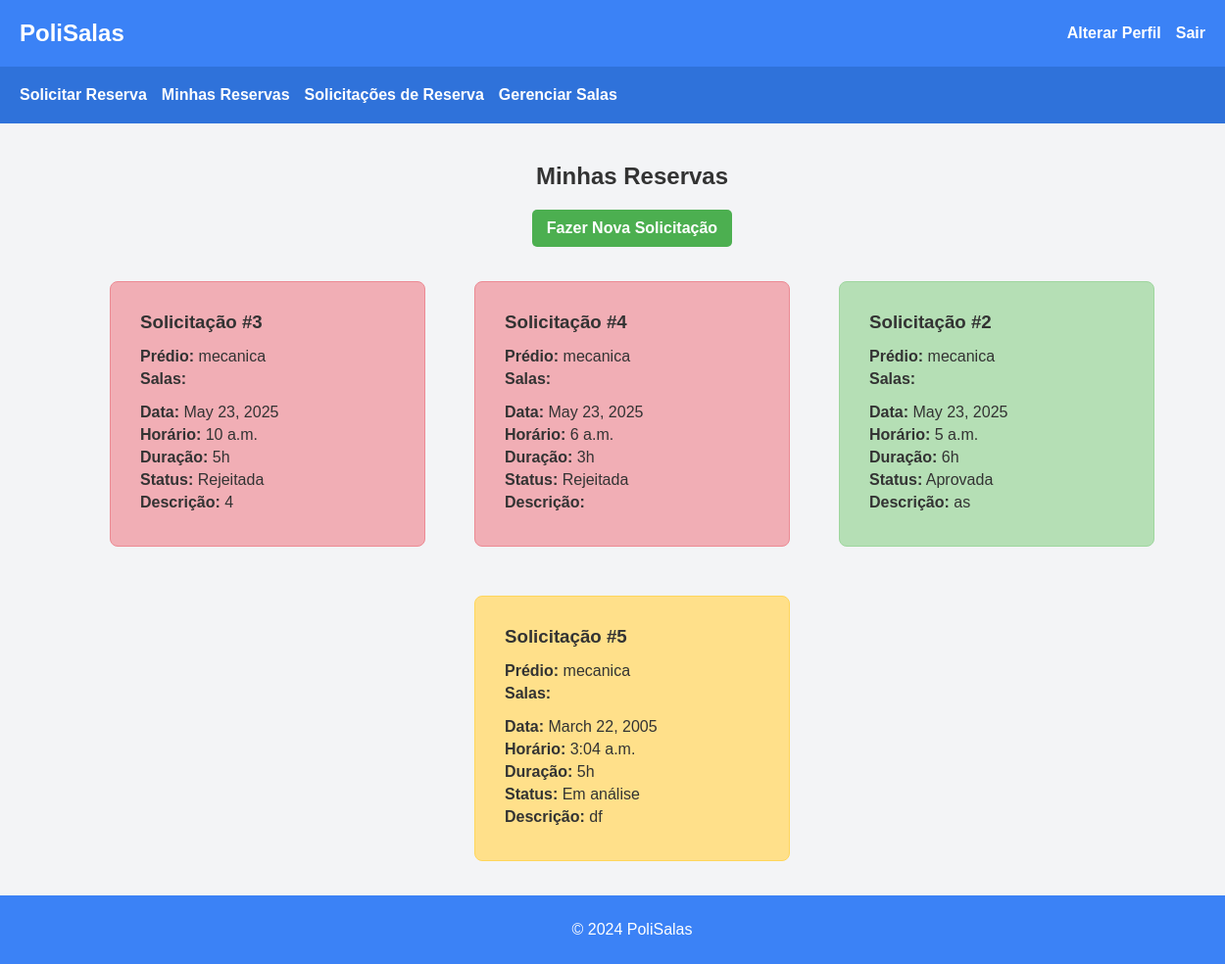
Before: /minhas_reservas/ (signed in) with the older database file.
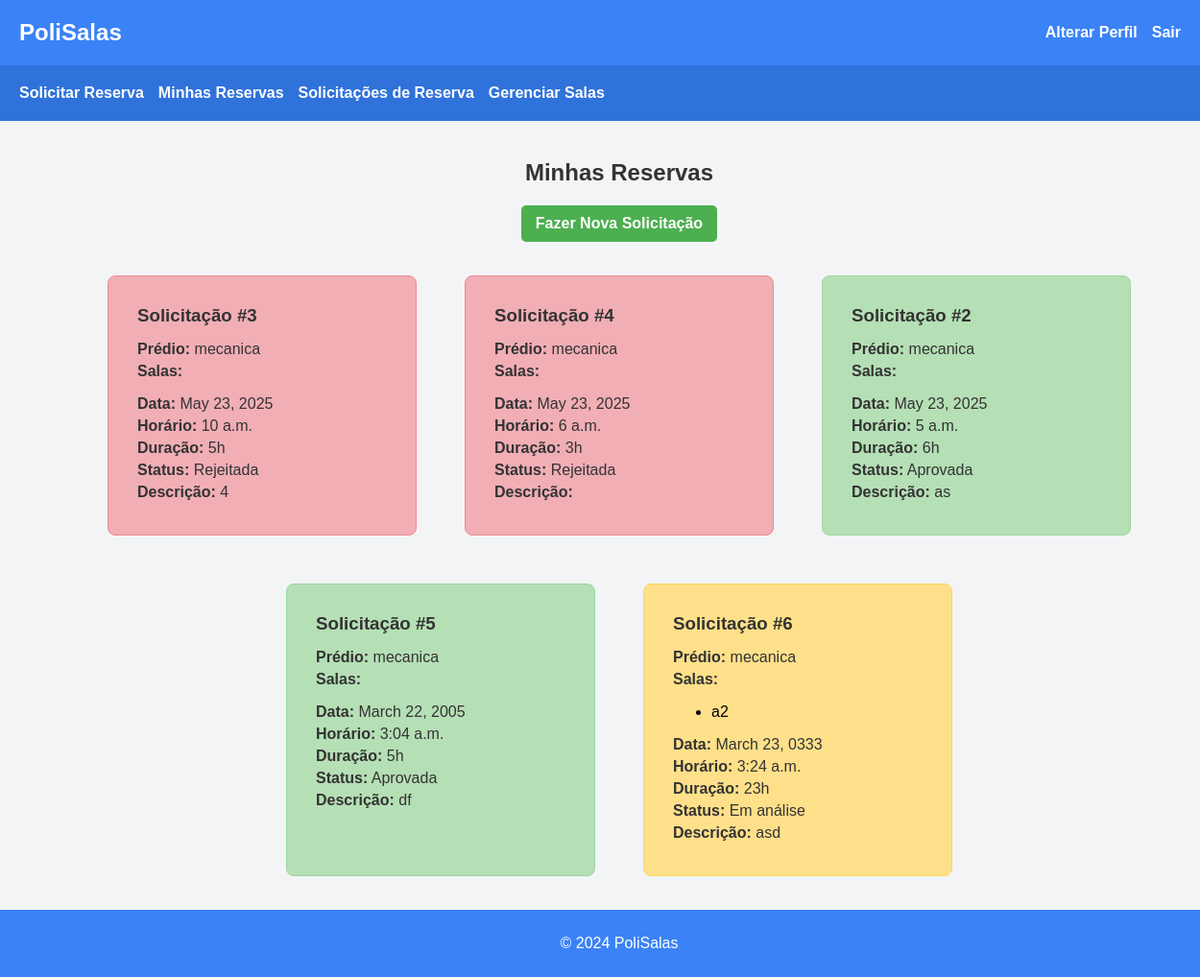
After: the same page with the newer database file.
### reservas/models.py (models this page shows, shortened)
class Solicitacao(models.Model):
    STATUS_CHOICES = [
        ('Em análise', 'Em análise'),
        ('Aprovada', 'Aprovada'),
        ('Rejeitada', 'Rejeitada'),
    ]
    solicitante = models.ForeignKey(settings.AUTH_USER_MODEL, on_delete=models.CASCADE)
    predio = models.ForeignKey(Predio, on_delete=models.CASCADE)
    salas = models.ManyToManyField(Sala)
    data = models.DateField()
    horario = models.TimeField()
    duracao = models.FloatField()  # Duração em horas
    status = models.CharField(max_length=10, choices=STATUS_CHOICES, default='Em análise')
    descricao = models.TextField(blank=True, null=True)
    justificativa = models.TextField(blank=True, null=True)

class Predio(models.Model):
    nome = models.CharField(max_length=100)
    endereco = models.CharField(max_length=200)

class Sala(models.Model):
    nome = models.CharField(max_length=50)
    predio = models.ForeignKey(Predio, on_delete=models.CASCADE, related_name='salas')
    capacidade = models.IntegerField()
    numero_projetores = models.IntegerField()
    numero_computadores = models.IntegerField()
    ar_condicionado = models.BooleanField(default=False)
    giz_canetao = models.CharField(max_length=10)  # 'Giz' ou 'Canetão'

### reservas/views.py (the view)
# urls.py: path('minhas_reservas/', views.minhas_reservas, name='minhas_reservas'),
@login_required
def minhas_reservas(request):
    solicitacoes = Solicitacao.objects.filter(solicitante=request.user).order_by('-data', '-horario')
    for solicitacao in solicitacoes:
        duracao_horas = solicitacao.duracao
        horas = int(duracao_horas)
        minutos = int((duracao_horas - horas) * 60)
        if minutos > 0:
            solicitacao.duracao_formatada = f"{horas}h {minutos}min"
        else:
            solicitacao.duracao_formatada = f"{horas}h"
    return render(request, 'reservas/minhas_reservas.html', {'solicitacoes': solicitacoes})

### reservas/templates/reservas/minhas_reservas.html
{% extends 'reservas/base.html' %}
{% block content %}
<h2>Minhas Reservas</h2>
<a href="{% url 'selecionar_predio_para_reserva' %}" class="new-request-button">Fazer Nova Solicitação</a>
<div class="cards-container">
    {% for solicitacao in solicitacoes %}
    <div class="card
        {% if solicitacao.status == 'Aprovada' %}
            approved
        {% elif solicitacao.status == 'Rejeitada' %}
            rejected
        {% else %}
            pending
        {% endif %}">
        <div class="card-content">
            <h3>Solicitação #{{ solicitacao.id }}</h3>
            <p><strong>Prédio:</strong> {{ solicitacao.predio.nome }}</p>
            <p><strong>Salas:</strong>
                <ul>
                    {% for sala in solicitacao.salas.all %}
                        <li>{{ sala.nome }}</li>
                    {% endfor %}
                </ul>
            </p>
            <p><strong>Data:</strong> {{ solicitacao.data }}</p>
            <p><strong>Horário:</strong> {{ solicitacao.horario }}</p>
            <p><strong>Duração:</strong> {{ solicitacao.duracao_formatada }}</p>
            <p><strong>Status:</strong> {{ solicitacao.status }}</p>
            <p><strong>Descrição:</strong> {{ solicitacao.descricao }}</p>
        </div>
    </div>
    {% empty %}
    <p>Você ainda não fez nenhuma solicitação.</p>
    {% endfor %}
</div>
{% endblock %}

Changed rows visible on the page:
changed Solicitacao "March 22, 2005": status "Em análise" → "Aprovada"
added Solicitacao: id "6", predio.nome "mecanica", data "March 23, 0333", horario "3:24 a.m.", duracao_formatada "23h", status "Em análise", descricao "asd"
now on this page (row edited): Sala: nome "a2"
